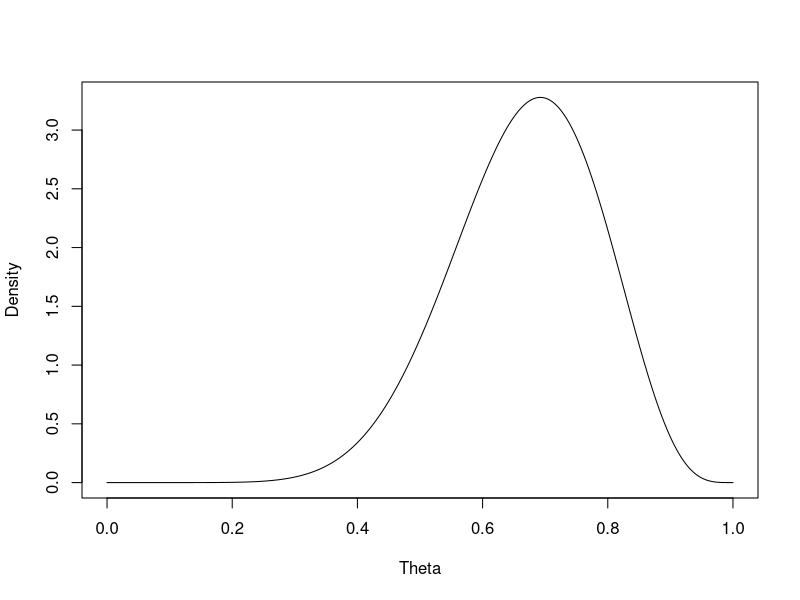

Source code (R):
## ---- chunk 1
#| echo: true

theta <- seq(0, 1, length.out = 1000)

plot(theta, dbeta(theta, 10, 5),
     type = "l",
     xlab = "Theta",
     ylab = "Density")
